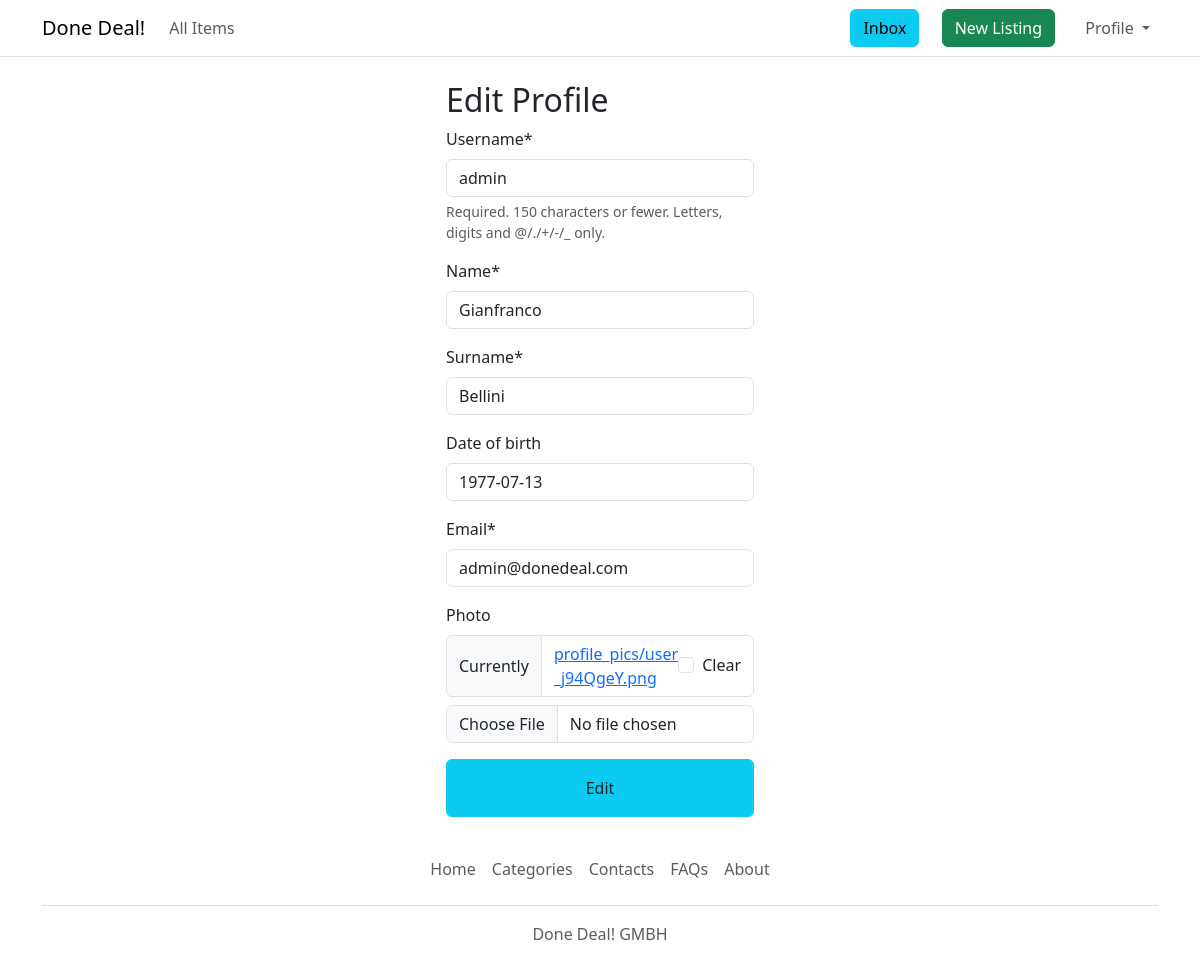
/accounts/edit_profile/1/ (signed in), run on the app's committed database.
### accounts/models.py (models this page shows)
class CustomUser(AbstractUser, PermissionsMixin):
    name = models.CharField(max_length=255)
    surname = models.CharField(max_length=255)
    date_of_birth = models.DateField(blank=True, null=True)
    photo = models.ImageField(upload_to='profile_pics/', blank=True, null=True)
    email = models.EmailField(unique=True)
    REQUIRED_FIELDS = ['name', 'surname', 'date_of_birth', 'email']
    objects = CustomUserManager()

### accounts/views.py (the view)
# urls.py: path('edit_profile/<int:pk>/', views.edit_profile, name='edit_profile'),
@login_required
def edit_profile(request, pk):
    if request.method == 'POST':
        form = EditProfileForm(request.POST, request.FILES, instance=request.user)
        if form.is_valid():
            form.photo = form.cleaned_data['photo']
            form.save()
            return redirect('accounts:my_profile', pk=pk)
    else:
        form = EditProfileForm(instance=request.user)
    return render(request, 'accounts/edit_profile.html', {'form': form})

### accounts/forms.py
class EditProfileForm(forms.ModelForm):
    class Meta:
        model = CustomUser
        fields = ('username', 'name', 'surname', 'date_of_birth', 'email', 'photo')
    widgets = {
        'username': forms.TextInput(attrs={'placeholder': 'Username'}),
        'name': forms.TextInput(attrs={'placeholder': 'Name'}),
        'surname': forms.TextInput(attrs={'placeholder': 'Surname'}), 'date_of_birth': forms.DateInput(
            attrs={'placeholder': 'Date of birth'}),
        'email': forms.EmailInput(attrs={'placeholder': 'Email'}),
        'photo': forms.FileInput(attrs={'placeholder': 'Photo'}),
    }

### accounts/templates/accounts/edit_profile.html (shortened to what this page needs)
{% extends 'core/base.html' %}
{% load crispy_forms_filters %}
{% block content %}
        <div class="jumbotron jumbotron-fluid">
        <div class="container mt-4 px-5 ">
            <div class="row">
                <div class="col-12 col-sm-8 col-md-6 col-lg-4 offset-sm-2 offset-md-3 offset-lg-4">
                    <div class="container-fluid justify-elements-center">
                        <h2>Edit Profile</h2>
                        <form class="mb-3" method="post" action="." enctype="multipart/form-data">
                            {{form|crispy}}
                            <div class="d-flex justify-content-end">
                                <button class="btn btn-info text-light text-reset w-100 py-3" type="submit">Edit
                                </button>
                            </div>
                        </form>
                    </div>
                </div>
            </div>
        </div>
    </div>
{% endblock %}

### data on the page
CustomUser: username "admin", name "Gianfranco", surname "Bellini", date_of_birth "1977-07-13", email "admin@donedeal.com"
